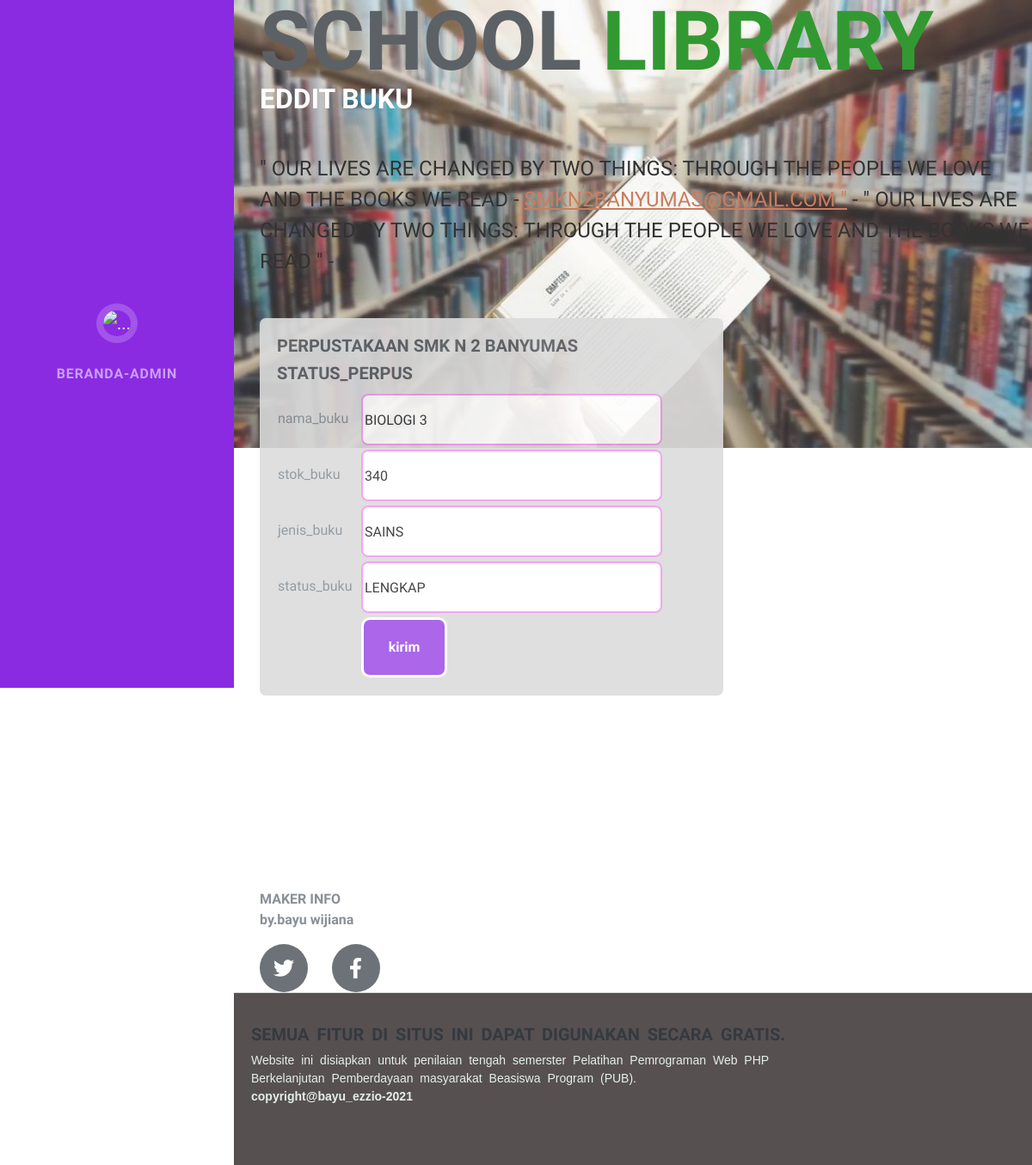
/edit-buku.php?id=3 (signed in), run on the app's committed database.
### tables this page shows
CREATE TABLE `buku` (
  `id_buku` int(255) NOT NULL,
  `nama_buku` varchar(20) NOT NULL,
  `jenis_buku` varchar(20) NOT NULL,
  `stok_buku` int(255) NOT NULL,
  `status_buku` varchar(20) NOT NULL
);

### edit-buku.php (the view, shortened to what this page needs)
<!DOCTYPE html>
<html lang="en">
<head>
    <link href="css/styles.css" rel="stylesheet" />
</head>
<body id="page-top">
    <nav class="navbar navbar-expand-lg navbar-dark  fixed-top" id="sideNav">
        <a class="navbar-brand js-scroll-trigger" href="#page-top">
            <span class="d-none d-lg-block"><img class="img-fluid img-profile rounded-circle mx-auto mb-2"
                    src="assets/img/logo.png" alt="..." /></span>
        </a>
        <div class="collapse navbar-collapse" id="navbarResponsive">
            <ul class="navbar-nav">
                <li class="nav-item"><a class="nav-link js-scroll-trigger" href="menu-admin.php #tambah-admin"> BERANDA-ADMIN</a></li>
            </ul>
        </div>
    </nav>
        <div class="kotak">
          <h1 class="mb-0" >
                <span class="text-primary">library</span>
            </h1>
            <div class="register">
                    <h3>Eddit BUKU</h3>
                        <div class="subheading mb-5">
                    <br>
                    <marquee>" Our lives are changed by two things: through the people we love and the books we read      -  <a
                            href="mailto:name@email.com">smkn2banyumas@Gmail.com "</a>
                         - " Our lives are changed by two things: through the people we love and the books we read "     -</marquee>
                </div>
                   <?php
                    if(!isset($_SESSION["login-admin"])){
                    }else{
                    include("config.php");
                    $id=$_GET['id'];
                    $query_mysql=mysqli_query($conn,"SELECT * FROM buku WHERE id_buku='$id'");
                    $data=mysqli_fetch_array($query_mysql);
    ?>
                    <form action="" method="post">
                        <table width ="70%">
                            <h5>PERPUSTAKAAN SMK N 2 BANYUMAS</h5>
                            <h5>status_perpus</h5>
                            <tr>
                                <td>
                                    <label for="nama_buku">nama_buku</label>
                                </td>
                                <td>
                                    <input style="width:140% ; margin-top :3px"  type="text" name="nama_buku" id="nama_buku" value="<?= 	$data['nama_buku']?>" required>
                                </td>
                            </tr>
                            <tr>
                                <td>
                                    <label for="stok_buku">stok_buku</label>
                                </td>
                                <td>
                                    <input style="width:140% ; margin-top :3px"  type="text" name="stok_buku" id="stok_buku" value="<?= 	$data['stok_buku']?>"required>
                                </td>
                            </tr>
                            <tr>
                                <td>
                                    <label for="jenis_buku">jenis_buku</label>
                                </td>
                                <td><input style="width:140% ; margin-top :3px"  type="text" name="jenis_buku" id="jenis_buku" value="<?= 	$data['jenis_buku']?>" required>
                                </td>
                            </tr>
                            <tr>
                                <td>
                                    <label for="status_buku">status_buku</label>
                                </td>
                                <td><input style="width:140% ; margin-top :3px"  type="text" name="status_buku" id="status_buku" value="<?= 	$data['status_buku']?>" required>
                                </td>
                            </tr>
                            <tr>
                                <td></td>
                                <td><button style="width:40% ; margin-top :3px" type="submit" name="ubahstatus">kirim</button></td>
                            </tr>
                        </table>
                    </form>
            <?php	}?>
                </div>
                <div class="social-icons">
                    <p id="info">MAKER INFO<br>by.bayu wijiana</p>
                    <a class="social-icon" href="https://twitter.com/BayuEzzio" target="blank"><i
                            class="fab fa-twitter"></i></a>
                    <a class="social-icon" href="https://www.facebook.com/bayu.wijiana" target="blank"><i
                            class="fab fa-facebook-f"></i></a>
                </div>
            </div>
        <hr class="m-0" />
</body>
<footer>
    <p>
    <h5>Semua fitur di situs ini dapat digunakan secara gratis.</h5>
    Website ini disiapkan untuk penilaian tengah semerster Pelatihan Pemrograman Web PHP<br>Berkelanjutan
    Pemberdayaan masyarakat
    Beasiswa Program (PUB).<br>
    <b>copyright@bayu_ezzio-2021 </b>
    </p>
</footer>
</html>

### data on the page
buku: nama_buku "BIOLOGI 3", stok_buku "340", jenis_buku "SAINS", status_buku "LENGKAP"
